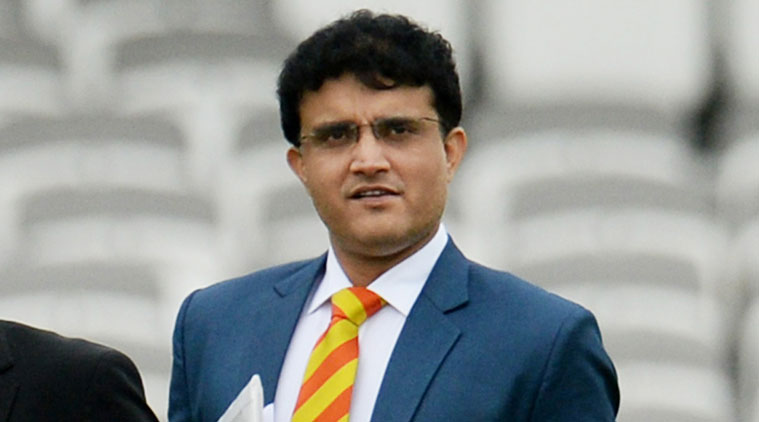
#> input picture data/sourav.jpg, 759 x 422 px
$ jupyter execute image.ipynb
#> lines starting #> are read from the running program, lines starting #| are printed output that depends on the picture
[cell 1]
import cv2

[cell 2]
# load the image and show it
image = cv2.imread("data/sourav.jpg",0)
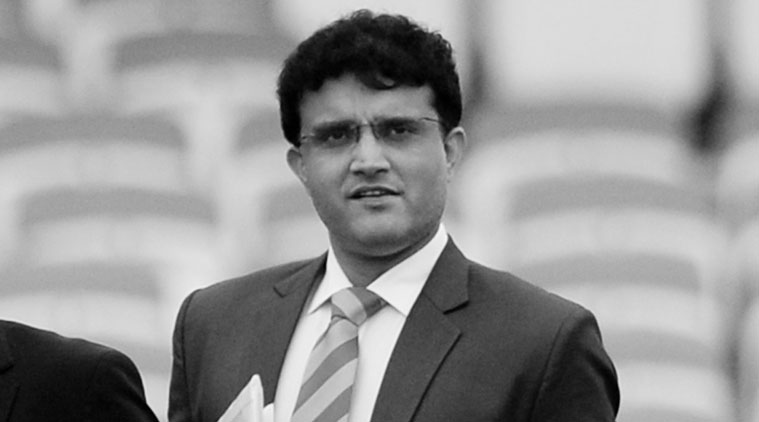
#> image: shape (422, 759); min 0, max 250, mean 149.6
#cv2.imshow("",image)
#img = cv2.cvtColor(image,cv2.COLOR_BGR2GRAY)
cv2.imshow('image', image)
#cv2.imwrite("data/dourav_gray.jpg",img)
cv2.waitKey(0)
cv2.destroyAllWindows()#if k == 27 or ord('q'):
#    cv2.destroyAllWindows()


$ run again, with data/sachin4.jpg copied over data/sourav.jpg
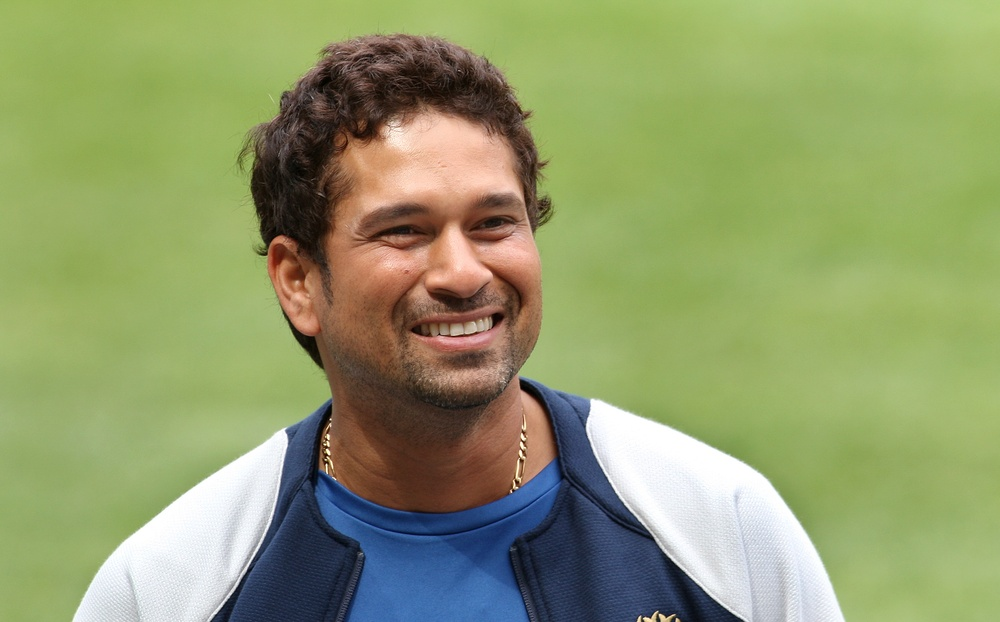
#> input picture data/sachin4.jpg, 1000 x 622 px, shrunk from 2600 x 1618 before the run
#> `image = cv2.imread("data/sourav.jpg",0)`:
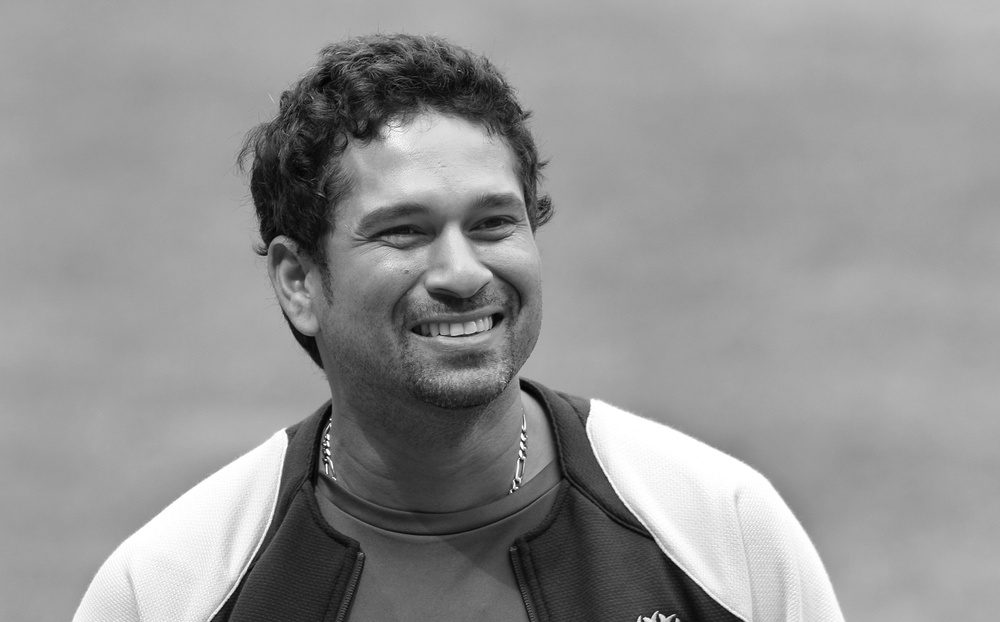
#> image: shape (622, 1000); min 0, max 255, mean 147.2
